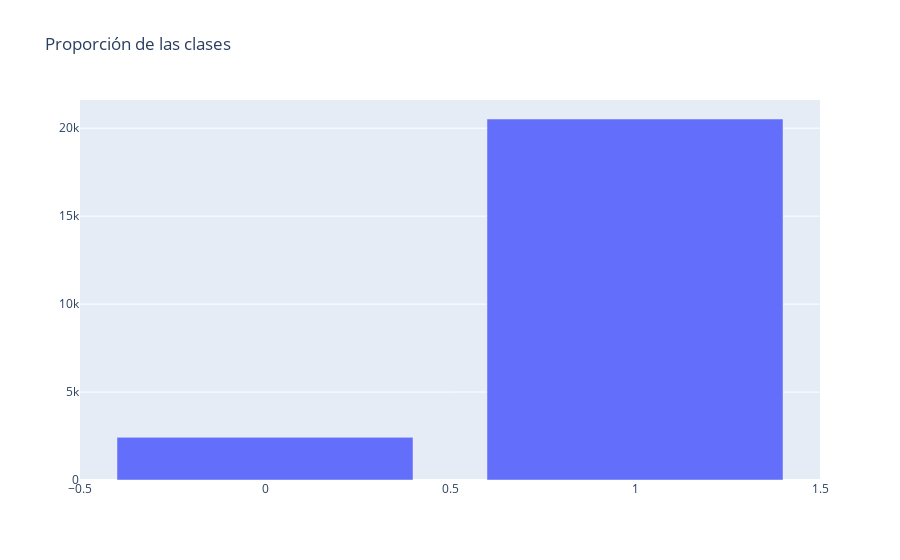

The notebook cell this image was saved under:
### Markdown cell above
# BALANCEO DE CLASES

### Code cell
tp=Y.value_counts()

plt_data= [ go.Bar(
  x=tp.index,
  y=tp
  )]

layout= go.Layout(
  title="Proporción de las clases",
  )   

fig = go.Figure(data=plt_data, layout=layout)
iplot(fig)

### Figure 1 — Plotly figure (JSON) as saved in the notebook; plotly's stock layout.template omitted (floating-point values rounded to 4 significant figures)
{"data": [{"type": "bar", "x": [1, 0], "y": [20523, 2426]}], "layout": {"title": {"text": "Proporción de las clases"}}}
